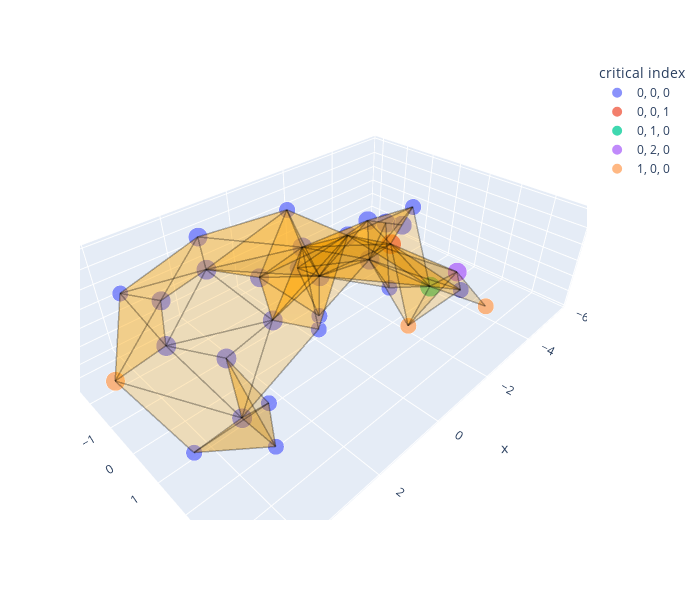

Notebook source saved alongside this figure:
### Markdown cell above
Visualise the critical vertices. The critical index $(\widetilde{\beta}_{-1}, \,\widetilde{\beta}_{0}, \,\widetilde{\beta}_{1})$ of a vertex is the list of the reduced Betti numbers of the upper link of a vertex. Vertices which have a critical index of (0, 0, 0) are regular and not critical.

### Code cell
# You can click on the Plotly legend to highlight certain vertices by critical index
m.plot_crit_pt(two_skeleton=True, renderer='vscode')
